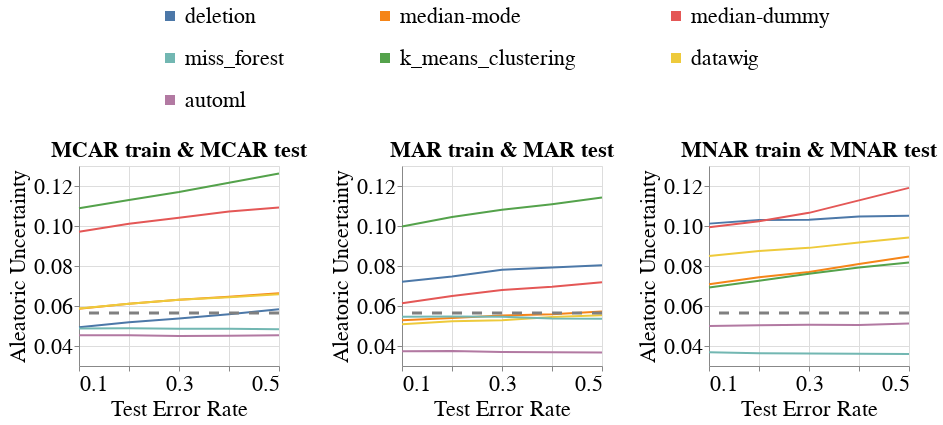

Source (notebook cell):
### Code cell
create_line_bands_for_no_shift(dataset_name=DATASET_NAME,
                               model_name='mlp_clf',
                               metric_name='Aleatoric_Uncertainty',
                               db_client=db_client,
                               with_band=False)

### Figure 1 — Vega-Lite specification as saved in the notebook (floating-point values rounded to 4 significant figures; data arrays with more than 128 entries replaced by an {"elided": "..."} marker saying what was removed)
{"config": {"view": {"continuousWidth": 400, "continuousHeight": 300}, "axis": {"labelFontSize": 22, "labelFontWeight": "normal", "titleFontSize": 22, "titleFontWeight": "normal"}, "legend": {"columns": 3, "direction": "horizontal", "labelFontSize": 22, "labelLimit": 400, "orient": "top", "symbolOffset": 80, "symbolStrokeWidth": 10, "titleAnchor": "middle", "titleFontSize": 22, "titleLimit": 300}, "title": {"fontSize": 22}}, "hconcat": [{"layer": [{"data": {"name": "data-33aad89c906a53c940078b5e66ebb236"}, "mark": "line", "encoding": {"color": {"field": "Null_Imputer_Name", "sort": ["deletion", "median-mode", "median-dummy", "miss_forest", "k_means_clustering", "datawig", "automl", "boost_clean"], "title": null, "type": "nominal"}, "x": {"axis": {"labelExpr": "(datum.value == 0.1) || (datum.value == 0.3) || (datum.value == 0.5) ? datum.label : ''"}, "field": "Test_Error_Rate", "scale": {"nice": false}, "title": "Test Error Rate", "type": "quantitative"}, "y": {"aggregate": "mean", "field": "Metric_Value", "scale": {"zero": false}, "title": "Aleatoric Uncertainty", "type": "quantitative"}}}, {"data": {"name": "data-487b8671080ba669e5b6a5fa4eb52bd1"}, "mark": {"type": "rule", "strokeDash": [10, 10]}, "encoding": {"color": {"value": "grey"}, "size": {"value": 3}, "y": {"field": "Baseline_Mean", "type": "quantitative"}}}], "height": 200, "title": {"text": "MCAR train & MCAR test", "fontSize": 22}, "width": 200}, {"layer": [{"data": {"name": "data-ae9eda196e55c3ef10c4eb52d968eaf5"}, "mark": "line", "encoding": {"color": {"field": "Null_Imputer_Name", "sort": ["deletion", "median-mode", "median-dummy", "miss_forest", "k_means_clustering", "datawig", "automl", "boost_clean"], "title": null, "type": "nominal"}, "x": {"axis": {"labelExpr": "(datum.value == 0.1) || (datum.value == 0.3) || (datum.value == 0.5) ? datum.label : ''"}, "field": "Test_Error_Rate", "scale": {"nice": false}, "title": "Test Error Rate", "type": "quantitative"}, "y": {"aggregate": "mean", "field": "Metric_Value", "scale": {"zero": false}, "title": "Aleatoric Uncertainty", "type": "quantitative"}}}, {"data": {"name": "data-487b8671080ba669e5b6a5fa4eb52bd1"}, "mark": {"type": "rule", "strokeDash": [10, 10]}, "encoding": {"color": {"value": "grey"}, "size": {"value": 3}, "y": {"field": "Baseline_Mean", "type": "quantitative"}}}], "height": 200, "title": {"text": "MAR train & MAR test", "fontSize": 22}, "width": 200}, {"layer": [{"data": {"name": "data-9c363d4657cc05284be85513db7768bc"}, "mark": "line", "encoding": {"color": {"field": "Null_Imputer_Name", "sort": ["deletion", "median-mode", "median-dummy", "miss_forest", "k_means_clustering", "datawig", "automl", "boost_clean"], "title": null, "type": "nominal"}, "x": {"axis": {"labelExpr": "(datum.value == 0.1) || (datum.value == 0.3) || (datum.value == 0.5) ? datum.label : ''"}, "field": "Test_Error_Rate", "scale": {"nice": false}, "title": "Test Error Rate", "type": "quantitative"}, "y": {"aggregate": "mean", "field": "Metric_Value", "scale": {"zero": false}, "title": "Aleatoric Uncertainty", "type": "quantitative"}}}, {"data": {"name": "data-487b8671080ba669e5b6a5fa4eb52bd1"}, "mark": {"type": "rule", "strokeDash": [10, 10]}, "encoding": {"color": {"value": "grey"}, "size": {"value": 3}, "y": {"field": "Baseline_Mean", "type": "quantitative"}}}], "height": 200, "title": {"text": "MNAR train & MNAR test", "fontSize": 22}, "width": 200}], "resolve": {"scale": {"y": "shared"}}, "$schema": "https://vega.github.io/schema/vega-lite/v4.17.0.json", "datasets": {"data-33aad89c906a53c940078b5e66ebb236": {"elided": "210 records"}, "data-487b8671080ba669e5b6a5fa4eb52bd1": [{"Baseline_Mean": 0.05646}], "data-ae9eda196e55c3ef10c4eb52d968eaf5": {"elided": "210 records"}, "data-9c363d4657cc05284be85513db7768bc": {"elided": "210 records"}}}
